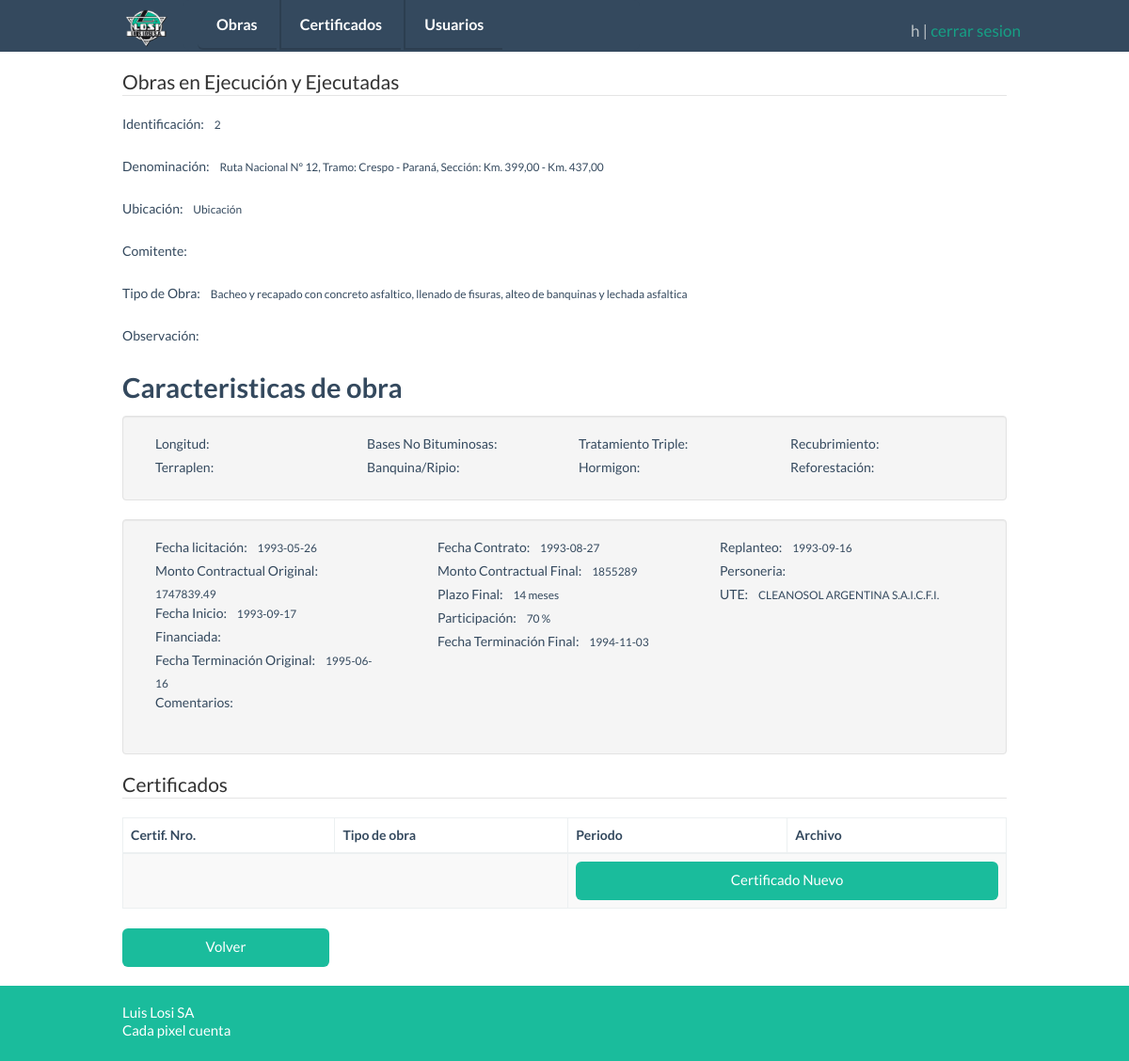
The page /obras/muestra.php?id=2 (signed in) on the database its author committed.
### tables this page shows
CREATE TABLE `obrasejecutadas` (
  `ID` int(11) NOT NULL AUTO_INCREMENT,
  `Seleccion` tinyint(1) NOT NULL DEFAULT '0',
  `denominacion` varchar(255) DEFAULT NULL,
  `enejec` tinyint(1) NOT NULL DEFAULT '0',
  `idcomitente` smallint(5) unsigned DEFAULT NULL,
  `tipoDeObra` varchar(255) DEFAULT NULL,
  `montoContractualOriginal` double DEFAULT NULL,
  `montoContractualFinal` double DEFAULT NULL,
  `fechaTerminacionOriginal` timestamp NOT NULL DEFAULT CURRENT_TIMESTAMP ON UPDATE CURRENT_TIMESTAMP,
  `FechaTerminacionFinal` timestamp NOT NULL DEFAULT '0000-00-00 00:00:00',
  `PlazoOriginal` varchar(15) DEFAULT NULL,
  `PlazoFinal` varchar(15) DEFAULT NULL,
  `idPersoneria` smallint(5) unsigned DEFAULT NULL,
  `participacion` float DEFAULT NULL,
  `ute` varchar(50) DEFAULT NULL,
  `observacion` varchar(255) DEFAULT NULL,
  `longitud` double unsigned DEFAULT NULL,
  `longitudMedida` smallint(5) unsigned DEFAULT NULL,
  `terraplenes` double unsigned DEFAULT NULL,
  `terraplenesMedida` smallint(5) unsigned DEFAULT NULL,
  `recubrimiento` double unsigned DEFAULT NULL,
  `recubrimientoMedida` smallint(5) unsigned DEFAULT NULL,
  `baseNoButuminosa` double unsigned DEFAULT NULL,
  `baseMedida` smallint(5) unsigned DEFAULT NULL,
  `banquinaRipio` double unsigned DEFAULT NULL,
  `banquinaRipioMedida` smallint(5) unsigned DEFAULT NULL,
  `tratamientoTriple` double unsigned DEFAULT NULL,
  `tratamientoTripleMedida` smallint(5) unsigned DEFAULT NULL,
  `Hormigones` double unsigned DEFAULT NULL,
  `HormigonesMedida` smallint(5) unsigned DEFAULT NULL,
  `reforestacion` double unsigned DEFAULT NULL,
  `reforestacionMedida` smallint(5) unsigned DEFAULT NULL,
  `certEjecucion` tinyint(1) NOT NULL DEFAULT '0',
  `rp` tinyint(1) NOT NULL DEFAULT '0',
  `rd` tinyint(1) NOT NULL DEFAULT '0',
  `ok` tinyint(1) NOT NULL DEFAULT '0',
  `fechaInicio` timestamp NOT NULL DEFAULT '0000-00-00 00:00:00',
  `fechaLicitacion` timestamp NOT NULL DEFAULT '0000-00-00 00:00:00',
  `fechaContrato` timestamp NOT NULL DEFAULT '0000-00-00 00:00:00',
  `fechaReplanteo` timestamp NOT NULL DEFAULT '0000-00-00 00:00:00',
  `financiada` varchar(50) DEFAULT NULL,
  `comentario` varchar(255) DEFAULT NULL,
  `fechaRP` timestamp NOT NULL DEFAULT '0000-00-00 00:00:00',
  `fechaRD` timestamp NOT NULL DEFAULT '0000-00-00 00:00:00',
  `kml` varchar(45) DEFAULT NULL,
  PRIMARY KEY (`ID`),
  KEY `FK_obrasejecutadas_Comitente` (`idcomitente`),
  KEY `FK_obrasejecutadas_2` (`idPersoneria`),
  KEY `FK_obrasejecutadas_3` (`longitudMedida`),
  KEY `FK_obrasejecutadas_4` (`banquinaRipioMedida`),
  KEY `FK_obrasejecutadas_5` (`HormigonesMedida`),
  KEY `FK_obrasejecutadas_6` (`tratamientoTripleMedida`),
  KEY `FK_obrasejecutadas_7` (`terraplenesMedida`),
  KEY `FK_obrasejecutadas_8` (`recubrimientoMedida`),
  KEY `FK_obrasejecutadas_9` (`baseMedida`),
  KEY `FK_obrasejecutadas_10` (`reforestacionMedida`),
  CONSTRAINT `FK_obrasejecutadas_10` FOREIGN KEY (`reforestacionMedida`) REFERENCES `medida` (`idMedida`),
  CONSTRAINT `FK_obrasejecutadas_2` FOREIGN KEY (`idPersoneria`) REFERENCES `personeria` (`id`),
  CONSTRAINT `FK_obrasejecutadas_3` FOREIGN KEY (`longitudMedida`) REFERENCES `medida` (`idMedida`),
  CONSTRAINT `FK_obrasejecutadas_4` FOREIGN KEY (`banquinaRipioMedida`) REFERENCES `medida` (`idMedida`),
  CONSTRAINT `FK_obrasejecutadas_5` FOREIGN KEY (`HormigonesMedida`) REFERENCES `medida` (`idMedida`),
  CONSTRAINT `FK_obrasejecutadas_6` FOREIGN KEY (`tratamientoTripleMedida`) REFERENCES `medida` (`idMedida`),
  CONSTRAINT `FK_obrasejecutadas_7` FOREIGN KEY (`terraplenesMedida`) REFERENCES `medida` (`idMedida`),
  CONSTRAINT `FK_obrasejecutadas_8` FOREIGN KEY (`recubrimientoMedida`) REFERENCES `medida` (`idMedida`),
  CONSTRAINT `FK_obrasejecutadas_9` FOREIGN KEY (`baseMedida`) REFERENCES `medida` (`idMedida`),
  CONSTRAINT `FK_obrasejecutadas_Comitente` FOREIGN KEY (`idcomitente`) REFERENCES `comitente` (`id`)
);

### obras/muestra.php (the view, shortened to what the rows shown need)
<!DOCTYPE html>
<html>
    <head>
        <?php include_once "../includes/php/estilos.php";?>
    </head>
    <body>
        <?php
        include_once '../clases/ActiveRecord/MysqlObrasEjecutadasActiveRecord.php';
        $oObras = new MysqlObrasEjecutadasActiveRecord();
        $oObraVO = new ObrasEjecutadasValueObject();
        $oObraVO->setID($_GET["id"]);
        $oObraVO = $oObras->buscar($oObraVO);
        ?>
        <div class="container">
                <div class="form-group">
                    <label class="control-label"> Denominaci&oacute;n: &nbsp;&nbsp;</label>
                    <p class="short small"> <?php echo utf8_encode($oObraVO->getDenominacion()); ?> </p>
                </div>
                <div class="form-group">
                    <label class="control-label"> Tipo de Obra: &nbsp;&nbsp;</label>
                    <p class="short small"> <?php echo utf8_encode($oObraVO->getTipoDeObra()); ?> </p>
                </div>
                <fieldset class="well">
                    <div class="col-lg-4">
                        <div>
                            <label>Fecha licitaci&oacute;n: &nbsp;&nbsp;</label>
                            <p class="short small"> <?php echo substr(utf8_encode($oObraVO->getFechaLicitacion()), 0, 11); ?> </p>
                        </div>
                        <div>
                            <label>Monto Contractual Original: &nbsp;&nbsp;</label>
                            <p class="short small"> <?php echo utf8_encode($oObraVO->getMontoContractualOriginal()); ?> </p>
                        </div>
                        <div>
                            <label>Fecha Inicio: &nbsp;&nbsp;</label>
                            <p class="short small"> <?php echo substr(utf8_encode($oObraVO->getFechaInicio()), 0, 11); ?> </p>
                        </div>
                        <div>
                            <label>Fecha Terminaci&oacute;n Original: &nbsp;&nbsp;</label>
                            <p class="short small"> <?php echo substr(utf8_encode($oObraVO->getFechaTerminacionOriginal()), 0, 11); ?> </p>
                        </div>
                    </div>
                    <div class="col-lg-4">
                        <div>
                            <label>Fecha Contrato: &nbsp;&nbsp;</label>
                            <p class="short small"> <?php echo substr(utf8_encode($oObraVO->getFechaContrato()), 0, 11); ?> </p>
                        </div>
                        <div>
                            <label>Monto Contractual Final: &nbsp;&nbsp;</label>
                            <p class="short small"> <?php echo utf8_encode($oObraVO->getMontoContractualFinal()); ?> </p>
                        </div>
                        <div>
                            <label>Plazo Final: &nbsp;&nbsp;</label>
                            <p class="short small"> <?php echo substr(utf8_encode($oObraVO->getPlazoFinal()), 0, 11); ?> </p>
                        </div>
                        <div>
                            <label>Participaci&oacute;n: &nbsp;&nbsp;</label>
                            <p class="short small"> <?php echo utf8_encode($oObraVO->getParticipacion()); ?> %</p>
                        </div>
                        <div>
                            <label>Fecha Terminaci&oacute;n Final: &nbsp;&nbsp;</label>
                            <p class="short small"> <?php echo substr(utf8_encode($oObraVO->getFechaTerminacionFinal()), 0, 11); ?> </p>
                        </div>
                    </div>
                    <div class="col-lg-4">
                        <div>
                            <label>Replanteo: &nbsp;&nbsp;</label>
                            <p class="short small"> <?php echo substr(utf8_encode($oObraVO->getFechaReplanteo()), 0, 11); ?> </p>
                        </div>
                        <div>
                            <label>UTE: &nbsp;&nbsp;</label>
                            <p class="short small"> <?php echo utf8_encode($oObraVO->getUte()); ?> </p>
                        </div>
                    </div>
                </fieldset>
                <?php
                include_once '../clases/ActiveRecord/MysqlCertificacionActiveRecord.php';
                include_once '../clases/ValueObject/CertificacionValueObject.php';
                $oCertificado = new MysqlCertificacionActiveRecord();
                $oValueObject = new CertificacionValueObject();
                $oValueObject->setIdObra($oObraVO->getID());
                if($oCertificado->existeObra($oValueObject)){
                    ?>
                    <fieldset>
                        <table class="table table-striped table-bordered table-hover">
                            <thead>
                                <tr>
                                    <th>Certif. Nro.</th>
                                    <th>Tipo de obra</th>
                                    <th>Periodo</th>
                                    <th>Archivo</th>
                                </tr>
                            </thead>
                         </table>
                    </fieldset>
                    <?php
                }
                ?>
        </div>
    </body>
</html>

### rows shown on the page
obrasejecutadas: denominacion "Ruta Nacional Nº 12, Tramo: Crespo - Paraná, Sección: Km. 399,00 - Km. 437,00", tipoDeObra "Bacheo y recapado con concreto asfaltico, llenado de fisuras, alteo de banquinas y lechada asfaltica", fechaLicitacion "1993-05-26", montoContractualOriginal "1747839.49", fechaInicio "1993-09-17", fechaTerminacionOriginal "1995-06-16", fechaContrato "1993-08-27", montoContractualFinal "1855289", PlazoFinal "14 meses", participacion "70", FechaTerminacionFinal "1994-11-03", fechaReplanteo "1993-09-16", ute "CLEANOSOL ARGENTINA S.A.I.C.F.I."

### other values the page prints
$_SESSION['nombre'] "h"
$_GET["id"] "2"
utf8_encode("Ubicaci&oacute;n") "Ubicación"
